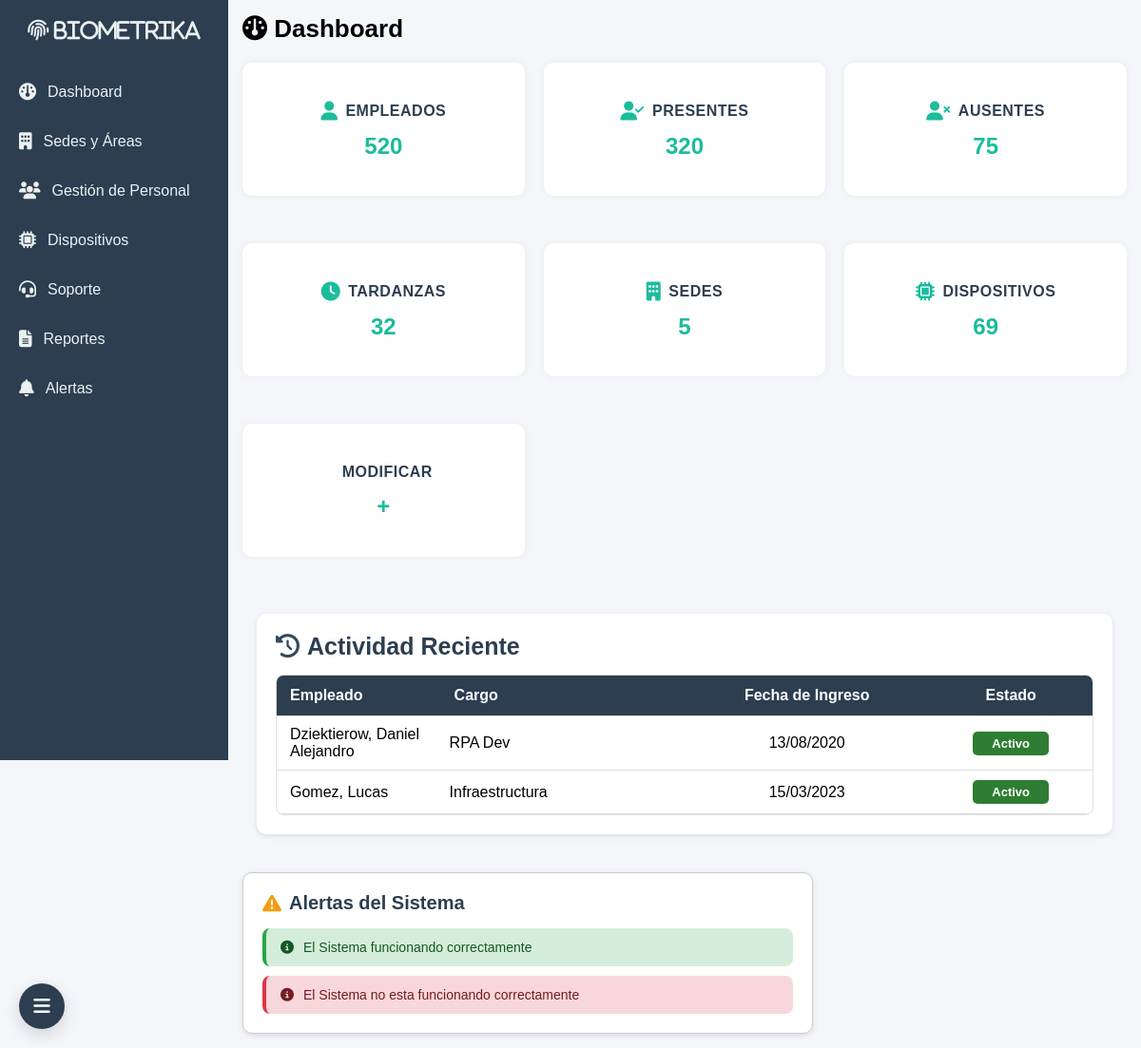
The app's page /account/ (signed in) with its own data.
### usuario/models.py (models this page shows, shortened)
class Personal(models.Model):
    nombre = models.CharField(max_length=100)
    apellido = models.CharField(max_length=100)
    dni = models.CharField(max_length=15, unique=True)
    telefono = models.CharField(max_length=20, blank=True, null=True)
    email = models.EmailField(blank=True, null=True)
    cargo = models.CharField(max_length=100)
    fecha_ingreso = models.DateField()
    activo = models.BooleanField(default=True)

### usuario/views.py (the view)
# urls.py: path('', views.dashboard, name='dashboard'),
@login_required
def dashboard(request):
    ultimos_empleados = Personal.objects.order_by('fecha_ingreso')[:10]  # Últimos 10 agregados
    return render(request, 'account/dashboard.html', {
        'section': 'dashboard',
        'ultimos_empleados': ultimos_empleados,
    })

### usuario/templates/account/dashboard.html (shortened to what this page needs)
{% extends "base.html" %}
{% load static %}
{% block content %}
        <nav class="barra_opciones">
            <h2>
                <div class="fingerprint-scanner" id="fingerprintScanner">
                    <i class="fas fa-fingerprint fa-1x text-primary">   Biometrika</i>
                </div>
            </h2>
            <ul>
                <li><a href="../admin/dashboard.html"><i class="fa-solid fa-gauge"></i>Dashboard</a></li>
                <li><a href="{% url 'usuario:ubicaciones' %}"><i class="fa-solid fa-building"></i>Sedes y Áreas</a></li>
                <li><a href="{% url 'usuario:gestion_personal' %}"><i class="fa-solid fa-users"></i>Gestión de Personal</a></li>
                <li><a href="../admin/dispositivos.html"><i class="fas fa-microchip"></i>Dispositivos</a></li>
                <li><a href="../admin/soporte.html?from=dashboard"><i class="fa-solid fa-headset"></i>Soporte</a></li>
                <li><a href="../admin/reportes.html"><i class="fa-solid fa-file-lines"></i>Reportes</a></li>
                <li><a href="../admin/alertas.html"><i class="fa-solid fa-bell"></i>Alertas</a></li>
            </ul>
        </nav>
    <main class="contenido">
        <header>
            <h1><i class="fa-solid fa-gauge"></i> <b>Dashboard</b></h1>
        </header>
            <section class="panels">
                <div class="panel">
                    <h3><i class="fa-solid fa-user"></i> <b>Empleados</b></h3>
                    <p>520</p>
                </div>
                <div class="panel">
                    <h3><i class="fa-solid fa-user-check"></i> <b>Presentes</b></h3>
                    <p>320</p>
                </div>
                <div class="panel">
                    <h3><i class="fa-solid fa-user-times"></i> <b>Ausentes</b></h3>
                    <p>75</p>
                </div>
                <div class="panel">
                    <h3><i class="fa-solid fa-clock"></i> <b>Tardanzas</b></h3>
                    <p>32</p>
                </div>
                <div class="panel">
                    <h3><i class="fa-solid fa-building"></i> <b>Sedes</b></h3>
                    <p>5</p>
                </div>
                <div class="panel">
                    <h3><i class="fa-solid fa-microchip"></i> <b>Dispositivos</b></h3>
                    <p>69</p>
                </div>
                <div class="panel">
                    <h3> <b>Modificar</b></h3>
                    <p><b>+</b></p>
                </div>
            </section>
<section class="actividad">
    <div>
        <h2><i class="fa-solid fa-clock-rotate-left"></i> Actividad Reciente</h2>
        <div class="desplazamiento">
            <table>
                <thead>
                    <tr>
                        <th>Empleado</th>
                        <th>Cargo</th>
                        <th>Fecha de Ingreso</th>
                        <th>Estado</th>
                    </tr>
                </thead>
                <tbody>
                    {% for empleado in ultimos_empleados %}
                    <tr>
                        <td>{{ empleado.apellido }}, {{ empleado.nombre }}</td>
                        <td>{{ empleado.cargo|default:"—" }}</td>
                        <td>{{ empleado.fecha_ingreso|date:"d/m/Y" }}</td>
                        <td>
                            {% if empleado.activo %}
                                <span class="estado aprobado">Activo</span>
                            {% else %}
                                <span class="estado denegado">Inactivo</span>
                            {% endif %}
                        </td>
                    </tr>
                    {% empty %}
                    <tr>
                        <td colspan="4">No hay empleados registrados.</td>
                    </tr>
                    {% endfor %}
                </tbody>
            </table>
        </div>
    </div>
</section>
            <section class="alerta-sistema">
                <h3><i class="fa-solid fa-triangle-exclamation"></i> Alertas del Sistema</h3>
                <div class="contenido-alerta">
                    <div class="mensaje alerta-exito">
                        <i class="fa-solid fa-circle-info"></i>El Sistema funcionando correctamente
                    </div>
                    <div class="mensaje alerta-error">
                        <i class="fa-solid fa-circle-info"></i>El Sistema no esta funcionando correctamente
                    </div>
                </div>
            </section>
    </main>
    <nav class="menu">
        <h3><a><i class="fa-solid fa-bars"></i></a></h3>
{% endblock %}

### static/account/css/style_acceso.css (style rules this page uses)
* { margin: 0; padding: 0; box-sizing: border-box; font-family: Arial, Helvetica, sans-serif; }
body { display: flex; justify-content: center; align-items: center; min-height: 100vh; background: #f4f6f9; }

### static/account/css/style_personal.css (style rules this page uses)
.panel { margin-bottom: 30px; background: #fff; padding: 20px; border-radius: 10px; box-shadow: 0 0 8px rgba(0,0,0,0.05); }
.panel h3 { color: #2c3e50; margin-bottom: 15px; }

### records on screen
Personal: apellido "Dziektierow", nombre "Daniel Alejandro", cargo "RPA Dev", fecha_ingreso "13/08/2020", activo "Activo"
Personal: apellido "Gomez", nombre "Lucas", cargo "Infraestructura", fecha_ingreso "15/03/2023", activo "Activo"
